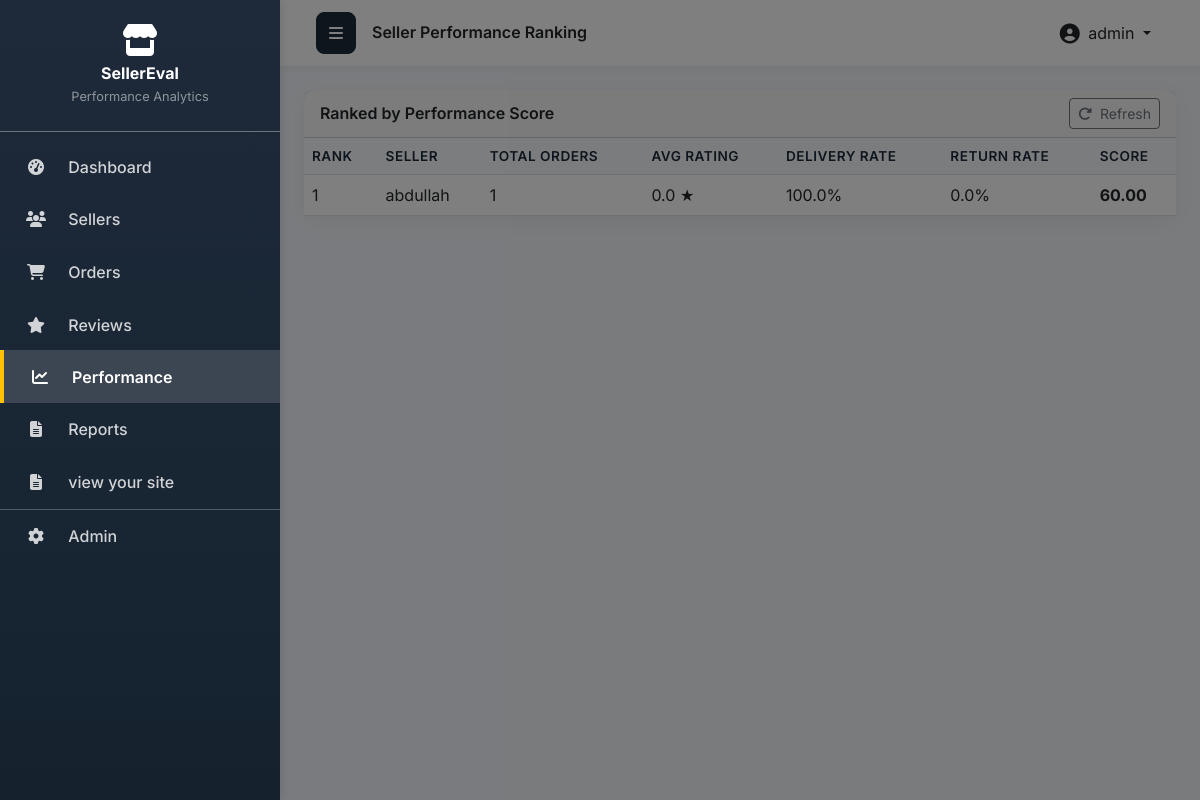
/performance/ranking/ (signed in), run on an earlier commit of the app's database.
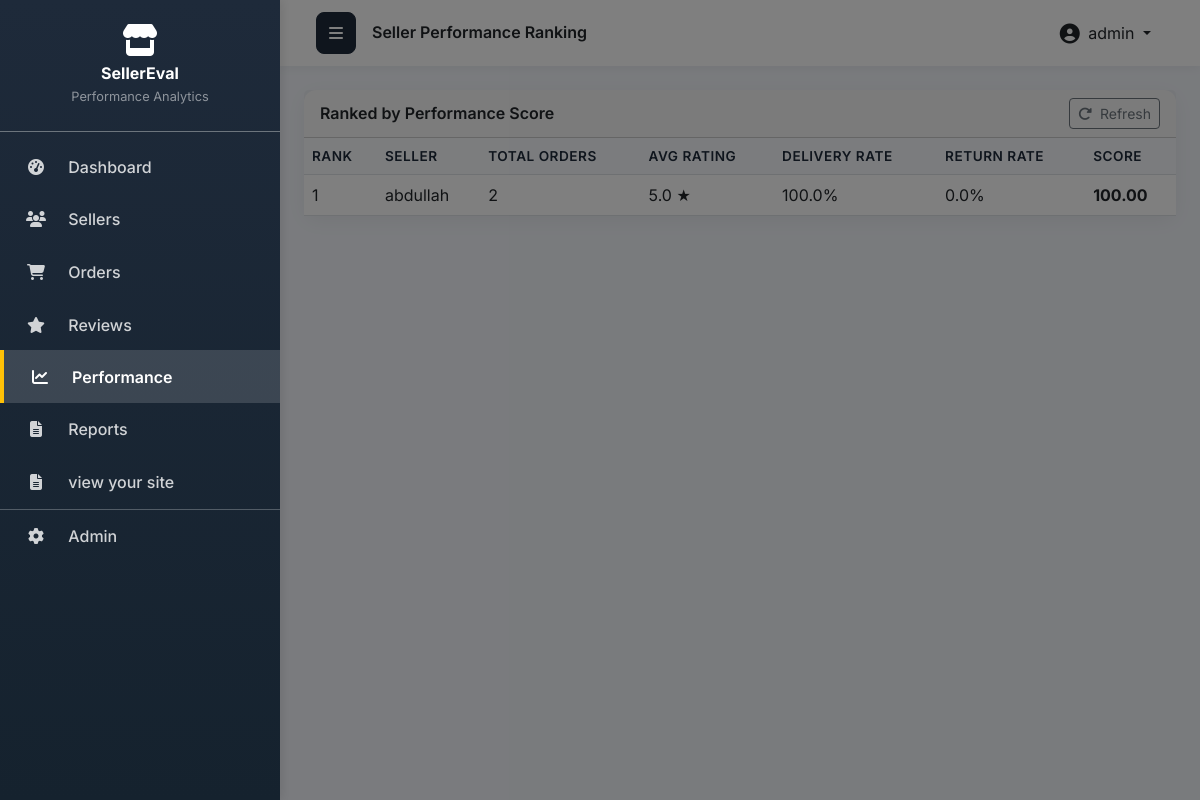
And on a later commit of the database.
### appfyp/models.py (models this page shows, shortened)
class Performance(models.Model):
    seller = models.OneToOneField(
        Seller,
        on_delete=models.CASCADE,
        related_name='performance',
        help_text="Seller this performance data belongs to"
    )
    total_orders = models.IntegerField(
        default=0,
        help_text="Total number of orders"
    )
    average_rating = models.FloatField(
        default=0.0,
        help_text="Average customer rating (1-5 scale)"
    )
    delivery_rate = models.FloatField(
        default=0.0,
        help_text="Percentage of successfully delivered orders"
    )
    return_rate = models.FloatField(
        default=0.0,
        help_text="Percentage of returned orders"
    )
    performance_score = models.FloatField(
        default=0.0,
        help_text="Calculated performance score (weighted composite)"
    )
    last_updated = models.DateTimeField(
        auto_now=True,
        help_text="Last time performance metrics were calculated"
    )
    class Meta:
        ordering = ['-performance_score']
        verbose_name = "Performance"
        verbose_name_plural = "Performances"

class Seller(models.Model):
    STATUS_CHOICES = [
        ('Active', 'Active'),
        ('Under Review', 'Under Review'),
        ('Suspended', 'Suspended'),
    ]
    name = models.CharField(max_length=100, help_text="Seller's business name")
    email = models.EmailField(unique=True, help_text="Seller's contact email")
    phone = models.CharField(max_length=15, help_text="Seller's contact phone number")
    address = models.TextField(help_text="Seller's business address")
    status = models.CharField(
        max_length=20,
        choices=STATUS_CHOICES,
        default='Active',
        help_text="Current status of the seller account"
    )
    created_at = models.DateTimeField(
        auto_now_add=True,
        help_text="Registration date - when seller joined the platform"
    )
    class Meta:
        ordering = ['-created_at']
        verbose_name = "Seller"
        verbose_name_plural = "Sellers"

### appfyp/views.py (the view)
# urls.py: path('performance/ranking/', views.performance_ranking, name='performance_ranking'),
@login_required
def performance_ranking(request):
    sellers = Seller.objects.all()
    for seller in sellers:
        calculate_performance(seller)
    performances = Performance.objects.select_related('seller').all()
    status_filter = request.GET.get('status', '')
    if status_filter:
        performances = performances.filter(seller__status=status_filter)
    else:
        performances = performances.filter(seller__status='Active')
    search_query = request.GET.get('search', '')
    if search_query:
        performances = performances.filter(
            seller__name__icontains=search_query
        )
    sort_by = request.GET.get('sort', '-performance_score')
    valid_sorts = {
        '-performance_score': '-performance_score',
        'performance_score': 'performance_score',
        '-average_rating': '-average_rating',
        'average_rating': 'average_rating',
        '-delivery_rate': '-delivery_rate',
        'delivery_rate': 'delivery_rate',
        '-total_orders': '-total_orders',
        'total_orders': 'total_orders',
    }
    if sort_by in valid_sorts:
        performances = performances.order_by(valid_sorts[sort_by])
    else:
        performances = performances.order_by('-performance_score')
    top_tier = performances.filter(performance_score__gte=70)
    mid_tier = performances.filter(
        performance_score__gte=40,
        performance_score__lt=70
    )
    low_tier = performances.filter(performance_score__lt=40)
    total_sellers_ranked = performances.count()
    avg_performance_score = performances.aggregate(
        avg=Avg('performance_score')
    )['avg'] or 0
    context = {
        'performances': performances,
        'status_filter': status_filter,
        'search_query': search_query,
        'sort_by': sort_by,
        'top_tier': top_tier,
        'mid_tier': mid_tier,
        'low_tier': low_tier,
        'total_sellers_ranked': total_sellers_ranked,
        'avg_performance_score': round(avg_performance_score, 2),
        'status_choices': Seller.STATUS_CHOICES,
    }
    return render(request, 'ranking.html', context)

### appfyp/templates/ranking.html (shortened to what this page needs)
{% extends 'base.html' %}
{% load static %}
{% block page_title %}Seller Performance Ranking{% endblock %}
{% block content %}
<div class="card">
    <div class="card-header d-flex justify-content-between align-items-center">
        <h5 class="mb-0 fw-semibold">Ranked by Performance Score</h5>
        <button class="btn btn-sm btn-outline-secondary" onclick="location.reload()">
            <i class="fas fa-rotate-right me-1"></i> Refresh
        </button>
    </div>
    <div class="card-body p-0">
        <div class="table-responsive">
            <table class="table mb-0 align-middle">
                <thead>
                    <tr>
                        <th scope="col">Rank</th>
                        <th scope="col">Seller</th>
                        <th scope="col">Total Orders</th>
                        <th scope="col">Avg Rating</th>
                        <th scope="col">Delivery Rate</th>
                        <th scope="col">Return Rate</th>
                        <th scope="col">Score</th>
                    </tr>
                </thead>
                <tbody>
                    {% for perf in performances %}
                        <tr>
                            <td>{{ forloop.counter }}</td>
                            <td>
                                <a href="{% url 'seller_detail' perf.seller.pk %}" class="text-decoration-none">
                                    {{ perf.seller.name }}
                                </a>
                            </td>
                            <td>{{ perf.total_orders }}</td>
                            <td>{{ perf.average_rating|floatformat:1 }} ★</td>
                            <td>{{ perf.delivery_rate|floatformat:1 }}%</td>
                            <td>{{ perf.return_rate|floatformat:1 }}%</td>
                            <td class="fw-bold">
                                {{ perf.performance_score|floatformat:2 }}
                            </td>
                        </tr>
                    {% empty %}
                        <tr>
                            <td colspan="7" class="text-center text-muted py-3">
                                No performance data available.
                            </td>
                        </tr>
                    {% endfor %}
                </tbody>
            </table>
        </div>
    </div>
</div>
{% endblock %}

What changed in the data, as far as the page shows it:
changed Performance "abdullah": total_orders "1" → "2"; average_rating "0.0" → "5.0"; performance_score "60.00" → "100.00"
